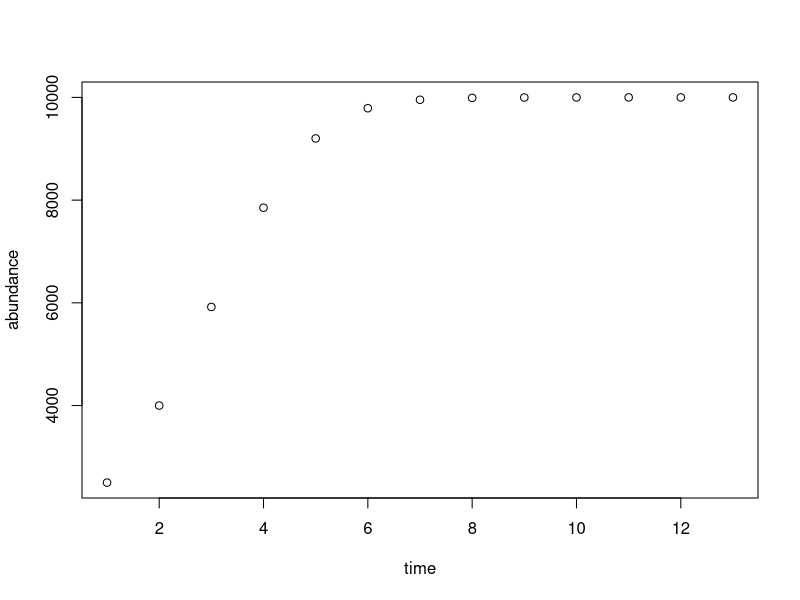

The R script that drew this image:
# Claire Winfrey
# EBIO 4420-5420
# Lab 04 (12 Feb. 2021)

# PART I: Practice writing for loops
# 1. Print the word "hi" to the console using a for loop
for (i in 1:10) {
  print("hi")
}

# 2. Tim has $10 in his piggybank, receives a $5 allowance each week, and 
# spends $1.34 on 2 packs of gum per week. At the end of each week, how much
# money will Tim have in his piggybank?

piggybank <- 10 #dollars
allowance <- 5 #dollars each week
gum_cost <- 2 * 1.34 #cost of 2 packs of gum per week
weeks <- 8 #relevant time frame

for ( i in 1:weeks ) {
  piggybank <- piggybank + allowance - gum_cost
  print(piggybank) #prints out the balance at the end of each of the 8 weeks
}

# 3. A conservation biologist is studying a population of 2,000 individuals
# that she expects will shrink by 5% each year. What is the expected population
# size each year for the next seven years?

pop <- 2000 #initial number of individuals in the population 
decline <- 0.95 #remaining proportion of individuals the next year
years <- 7 #relevant number of years for the study

for ( i in 1:years ) {
  pop <- pop * decline
  print(pop) # population over the 7 years
}

# 4. Using the discrete-time logistic growth equation to estimate a future
# population size 
n_1 <- 2500 #current population size
pop_size <- c(n_1,rep(NA, 11)) #pre-allocated vector for storing yearly population sizes
K <- 10000 #carrying capacity for the population
r <- 0.8 #intrinsic growth rate of population
years <- 12 #the number of years we want to predict population size

for (i in 1:years) {
  pop_size[i+1] <- pop_size[i] + ( r * pop_size[i] * (K - pop_size[i])/K )
  print(pop_size[i])
}
pop_size[12] #the population in year 12 is predicted to be 9999.985, 
# so about 10,000 individuals

# PART II: Practice writing "for loops" and practice sorting the data produced
# by your loops in arrays

# 5. Basics of array indexing using for loops
# 5a. Make a vector of 18 zeros
zero_vec <- rep(0, 18)
zero_vec

# 5b. Here, I make a for loop over a vector of length 18. Each slot in the vector
# is three multipled by that position in the vector.
vec <- rep(NA, 18) #pre-allocate empty vector
for (i in seq(1,18)) {
  vec[i] <- i * 3 
}
vec #print out resulting vector of multiples of 3!

# 5c. In the vector made in 5a, replace the first 0 with 1
zero_vec[1] <- 1
zero_vec

# 5d. Using the vector created in 5c, create a for loop so that the value stored
# in each position in the vector is equal to one plus twice the value of the 
# previous value of the previous entry

for (i in 1:length(zero_vec)) {
  zero_vec[i+1] <- 1 + (2 * zero_vec[i]) #each value in position i +1 is equal to
  # two times the value in the previous entry, plus one!
}
zero_vec #this prints out the same pattern as in the GitHub assignment page, 
# but it is 19 numbers long instead of 18 numbers long. Despite trying out
# a lot of different approaches (i.e. changing code to i in 1:18), I'm 
# unable to get it to not continue to a length of zero_vec plus 1!

# 6. Making a for loop for the first 20 values in the Fibonacci sequence.
fib_1 <- 0 #first value in Fibonacci sequence
fib_2 <- 1 #second value in Fibonacci sequence 

fib_vec <- c(fib_1, fib_2, rep(NA, 18)) # pre-allocate a vector to store Fibonacci
# sequences
fib_vec_NAs <- 18 #to represent 18 empty slots in fib vec that we are going to loop 
  # through. To avoid "magic numbers"!

for (j in 1:fib_vec_NAs) {
  fib_vec[j+2] <- fib_vec[j] + fib_vec[j + 1] #makes it so that the value in a given 
  # position is equal to the sum of the values in the two positions before it
}
fib_vec

# 7. Store all of the data in question 4 in part 1.
# I stored all of the data as a part of my work in question 4!
time <- 1:13 #years from this year to 12 years in the future
abundance <- pop_size #rename the vector that from question 4 that stored all
# the population sizes 

plot(time, abundance) #plot of the projected population growth of our species,
# starting with this year (time =1).
  

